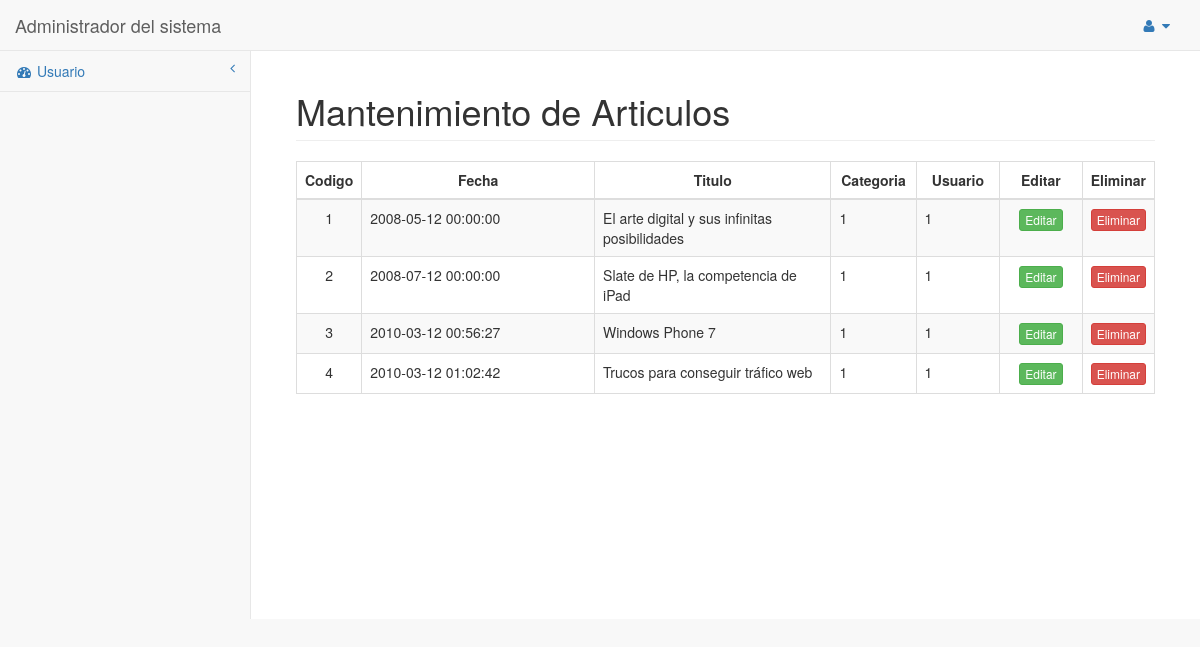
Before: / with the older database file.
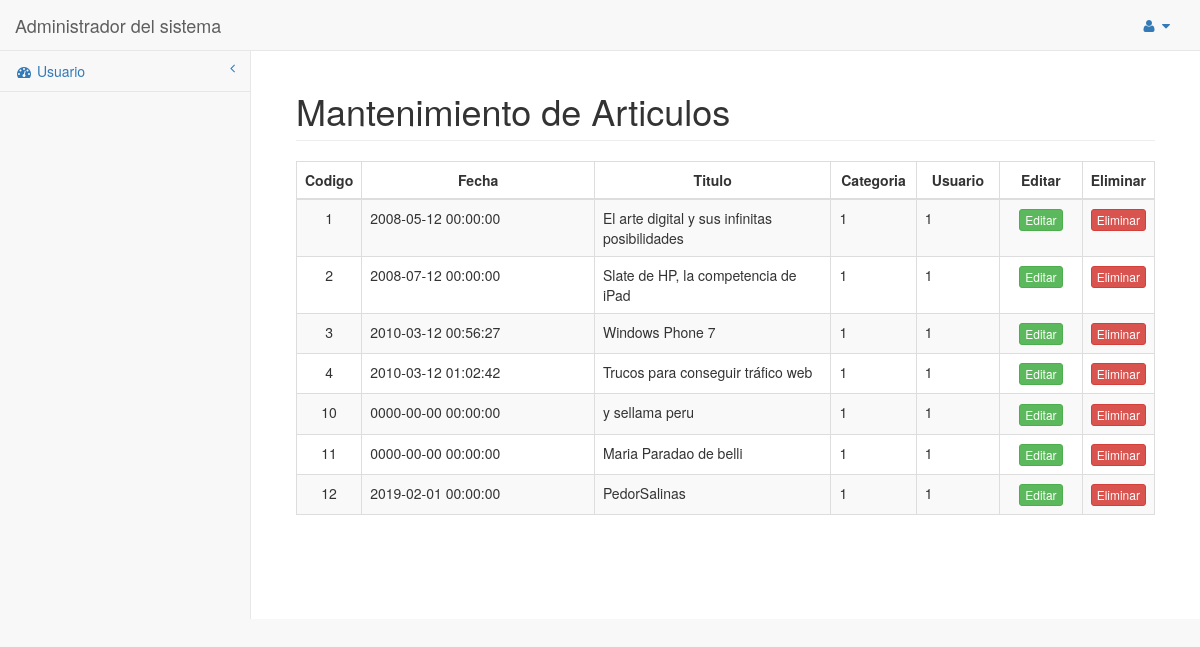
After: the same page with the newer database file.
### tables this page shows
CREATE TABLE IF NOT EXISTS `articulo` (
  `idarticulo` int(11) NOT NULL AUTO_INCREMENT,
  `idcategoria` int(11) DEFAULT 0,
  `idusuario` int(11) DEFAULT NULL,
  `titulo` varchar(250) DEFAULT NULL,
  `resumen` varchar(250) DEFAULT NULL,
  `contenido` text DEFAULT NULL,
  `imagen` varchar(100) DEFAULT NULL,
  `fecha` datetime DEFAULT NULL,
  `visitas` int(4) DEFAULT 0,
  PRIMARY KEY (`idarticulo`),
  KEY `FK_articulo_categoria` (`idcategoria`),
  KEY `FK_articulo_usuario` (`idusuario`),
  CONSTRAINT `FK_articulo_categoria` FOREIGN KEY (`idcategoria`) REFERENCES `categoria` (`idcategoria`) ON DELETE NO ACTION ON UPDATE NO ACTION,
  CONSTRAINT `FK_articulo_usuario` FOREIGN KEY (`idusuario`) REFERENCES `usuario` (`idusuario`) ON DELETE NO ACTION ON UPDATE NO ACTION
);

### system/controller/ArticuloController.php (called while the page is built, shortened)
<?php
include_once 'system/model/ArticuloDAO.php';
class ArticuloController {
    public function index(){
        $objArticulo = new ArticuloDAO();
        $resultado = $objArticulo->read();
        include_once 'system/view/administrador/Articulo/index.php';
    }
}

### index.php (called while the page is built, shortened)
<?php
include_once 'system/controller/ArticuloController.php';
if(isset($_REQUEST["ctrl"]) && $_REQUEST["ctrl"]!=""){
    $controller = $_REQUEST["ctrl"];
    $action = $_REQUEST["action"];
}
else{
    $action = "index";
}
eval("\$objArticulo->$action(serialize(\$request));");
?>

### system/model/ArticuloDAO.php (called while the page is built, shortened)
<?php
class ArticuloDAO extends Conexion{
    public function read(){
        $query = "select * from articulo";
        $stmt = $this->ExecuteReader($query);
        return $stmt;
    }
}

### system/view/administrador/Articulo/index.php (the view, shortened to what this page needs)
<!DOCTYPE html>
<html lang="en">
<head>
    <link href="<?php echo BASE_URL;?>css/bootstrap.min.css" rel="stylesheet">
    <link href="<?php echo BASE_URL;?>css/metisMenu.min.css" rel="stylesheet">
    <link href="<?php echo BASE_URL;?>css/sb-admin-2.css" rel="stylesheet">
    <link href="<?php echo BASE_URL;?>css/font-awesome.min.css" rel="stylesheet" type="text/css">
</head>
<body>
    <div id="wrapper">
        <nav class="navbar navbar-default navbar-static-top" role="navigation" style="margin-bottom: 0">
            <div class="navbar-header">
                <a class="navbar-brand" href="index.html">Administrador del sistema</a>
            </div>
            <ul class="nav navbar-top-links navbar-right">
                <li class="dropdown">
                    <a class="dropdown-toggle" data-toggle="dropdown" href="#">
                        <i class="fa fa-user fa-fw"></i> <i class="fa fa-caret-down"></i>
                    </a>
                </li>
            </ul>
            <div class="navbar-default sidebar" role="navigation">
                <div class="sidebar-nav navbar-collapse">
                    <ul class="nav" id="side-menu">
                        <li>
                            <a href="index.html"><i class="fa fa-dashboard fa-fw"></i> Usuario<span class="fa arrow"></span></a>
                        </li>
                    </ul>
                </div>
            </div>
        </nav>
        <div id="page-wrapper">
            <div class="container-fluid">
                <div class="row">
                    <div class="col-lg-12">
                        <h1 class="page-header">Mantenimiento de Articulos</h1>
                        <div class="table-responsive">
                            <table class="table table-bordered table-striped">
                                <thead>
                                    <tr>
                                        <th class="text-center" width="5%">Codigo</th>
                                        <th class="text-center" scope="col" width="30%">Fecha</th>
                                        <th class="text-center" scope="col" width="30%">Titulo</th>
                                        <th class="text-center" scope="col" width="10%">Categoria</th>
                                        <th class="text-center" scope="col" width="10%">Usuario</th>
                                        <th class="text-center" scope="col" width="10%">Editar</th>
                                        <th class="text-center" scope="col" width="10%">Eliminar</th>
                                    </tr>
                                </thead>
                                <tbody>
                                    <?php
                                    foreach($resultado as $value){
                                    ?>
                                    <tr>
                                        <td class="text-center"><?php echo $value->idarticulo;?></td>
                                        <td><?php echo $value->fecha;?></td>
                                        <td><?php echo $value->titulo;?></td>
                                        <td><?php echo $value->idcategoria;?></td>
                                        <td><?php echo $value->idusuario;?></td>
                                        <td class="text-center"><a href="index.php?ctrl=ArticuloController&action=edit&id=<?php echo $value->idarticulo;?>" class="btn btn-success btn-xs update">Editar</a></td>
                                        <td class="text-center"><a href="index.php?ctrl=ArticuloController&action=delete&id=<?php echo $value->idarticulo;?>" class="btn btn-danger btn-xs delete">Eliminar</a></td>
                                    </tr>
                                   <?php
                                    }
                                   ?>
                                </tbody>
                            </table>
                        </div>
                    </div>
                </div>
            </div>
        </div>
    </div>
</body>
</html>

### css/sb-admin-2.css (style rules this page uses)
body { background-color: #f8f8f8; }
#wrapper { width: 100%; }
#page-wrapper { padding: 0 15px; min-height: 568px; background-color: white; }
@media (min-width: 768px) { #page-wrapper { position: inherit; margin: 0 0 0 250px; padding: 0 30px; border-left: 1px solid #e7e7e7; } }
.navbar-top-links { margin-right: 0; }
.navbar-top-links li { display: inline-block; }
.navbar-top-links li:last-child { margin-right: 15px; }
.navbar-top-links li a { padding: 15px; min-height: 50px; }
.sidebar .sidebar-nav.navbar-collapse { padding-left: 0; padding-right: 0; }
.sidebar ul li { border-bottom: 1px solid #e7e7e7; }
.sidebar .arrow { float: right; }
.sidebar .fa.arrow:before { content: "\f104"; }
@media (min-width: 768px) { .sidebar { z-index: 1; position: absolute; width: 250px; margin-top: 51px; } }

Changed rows visible on the page:
added articulo: idarticulo "10", fecha "0000-00-00 00:00:00", titulo "y sellama peru", idcategoria "1", idusuario "1"
added articulo: idarticulo "11", fecha "0000-00-00 00:00:00", titulo "Maria Paradao de belli", idcategoria "1", idusuario "1"
added articulo: idarticulo "12", fecha "2019-02-01 00:00:00", titulo "PedorSalinas", idcategoria "1", idusuario "1"
